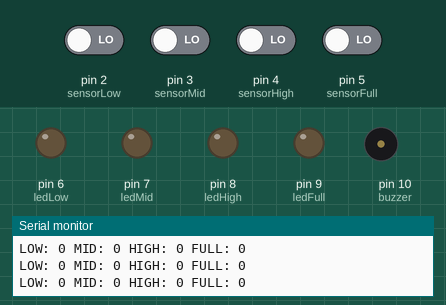
A sketch run on a simulated Arduino Uno, built with avr-gcc and run on an emulated ATmega328P. Shown: output pins drawn as LEDs (lit = HIGH), buzzer (waves = sounding, pin HIGH), the last lines printed to the serial monitor. The inputs (shaded band) are chosen by the test bench; at power-on: pin 2 (sensorLow), pin 3 (sensorMid), pin 4 (sensorHigh), pin 5 (sensorFull) LOW.

Above: at 1.8 s.
1.9 s: pin 2 (sensorLow) driven HIGH
At 2.3 s:
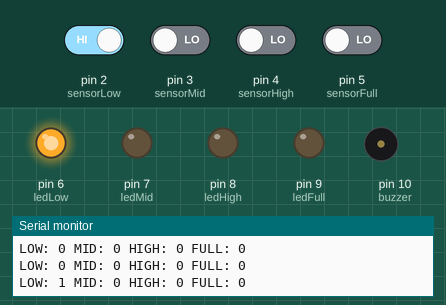
3.5 s: pin 3 (sensorMid) driven HIGH
At 4.7 s:
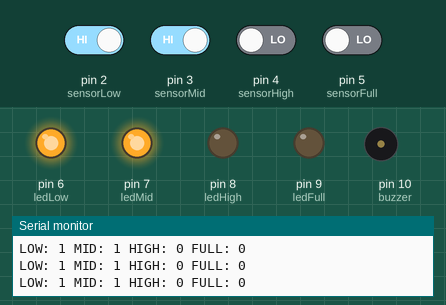
5.0 s: pin 4 (sensorHigh) driven HIGH
At 5.9 s:
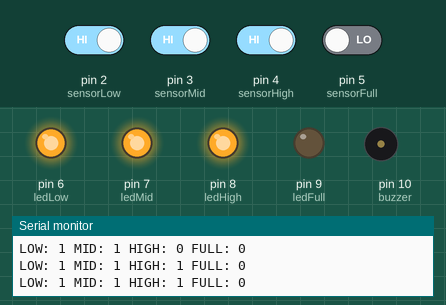
6.5 s: pin 5 (sensorFull) driven HIGH
At 7.1 s:
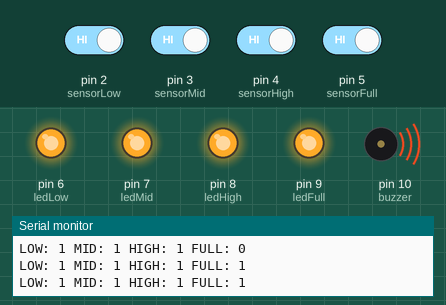
8.0 s: pin 2 (sensorLow) driven LOW
At 9.2 s:
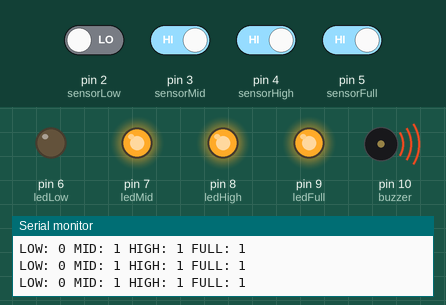
9.5 s: pin 3 (sensorMid) driven LOW
At 10.7 s:
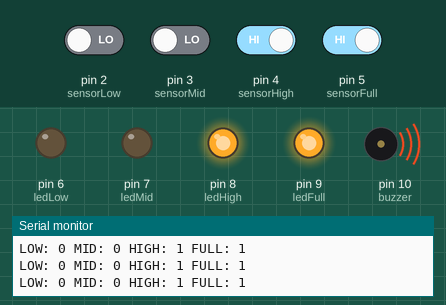
Timing chart, 0 to 12.0 s (numbered marks = the images above; inputs shaded):
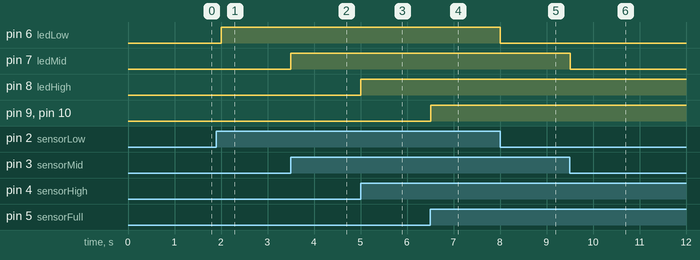

The sketch:

automatic_water_level_indicator.ino
```cpp
// Pin definitions for sensors
const int sensorLow = 2;
const int sensorMid = 3;
const int sensorHigh = 4;
const int sensorFull = 5;

// Pin definitions for LEDs
const int ledLow = 6;
const int ledMid = 7;
const int ledHigh = 8;
const int ledFull = 9;

// Buzzer pin
const int buzzer = 10;

void setup() {
  // Initialize sensor pins as input
  pinMode(sensorLow, INPUT);
  pinMode(sensorMid, INPUT);
  pinMode(sensorHigh, INPUT);
  pinMode(sensorFull, INPUT);

  // Initialize LED pins as output
  pinMode(ledLow, OUTPUT);
  pinMode(ledMid, OUTPUT);
  pinMode(ledHigh, OUTPUT);
  pinMode(ledFull, OUTPUT);

  // Buzzer as output
  pinMode(buzzer, OUTPUT);

  // Begin serial communication (optional for debugging)
  Serial.begin(9600);
}

void loop() {
  // Read sensor values
  int lowLevel = digitalRead(sensorLow);
  int midLevel = digitalRead(sensorMid);
  int highLevel = digitalRead(sensorHigh);
  int fullLevel = digitalRead(sensorFull);

  // Show status on LEDs
  digitalWrite(ledLow, lowLevel);
  digitalWrite(ledMid, midLevel);
  digitalWrite(ledHigh, highLevel);
  digitalWrite(ledFull, fullLevel);

  // Activate buzzer if tank is full
  if (fullLevel == HIGH) {
    digitalWrite(buzzer, HIGH);
  } else {
    digitalWrite(buzzer, LOW);
  }

  // Debugging output to Serial Monitor
  Serial.print("LOW: ");
  Serial.print(lowLevel);
  Serial.print(" MID: ");
  Serial.print(midLevel);
  Serial.print(" HIGH: ");
  Serial.print(highLevel);
  Serial.print(" FULL: ");
  Serial.println(fullLevel);

  delay(500);  // Delay for stability
}
```

Measured:
- after the input at 1.9 s, pin 6 (ledLow): LOW → HIGH after 0.10 s
- after the input at 3.5 s, pin 7 (ledMid): LOW → HIGH at once
- after the input at 5.0 s, pin 8 (ledHigh): LOW → HIGH at once
- after the input at 6.5 s, pin 9 (ledFull), pin 10 (buzzer): LOW → HIGH at once
- after the input at 8.0 s, pin 6 (ledLow): HIGH → LOW at once
- after the input at 9.5 s, pin 7 (ledMid): HIGH → LOW at once
